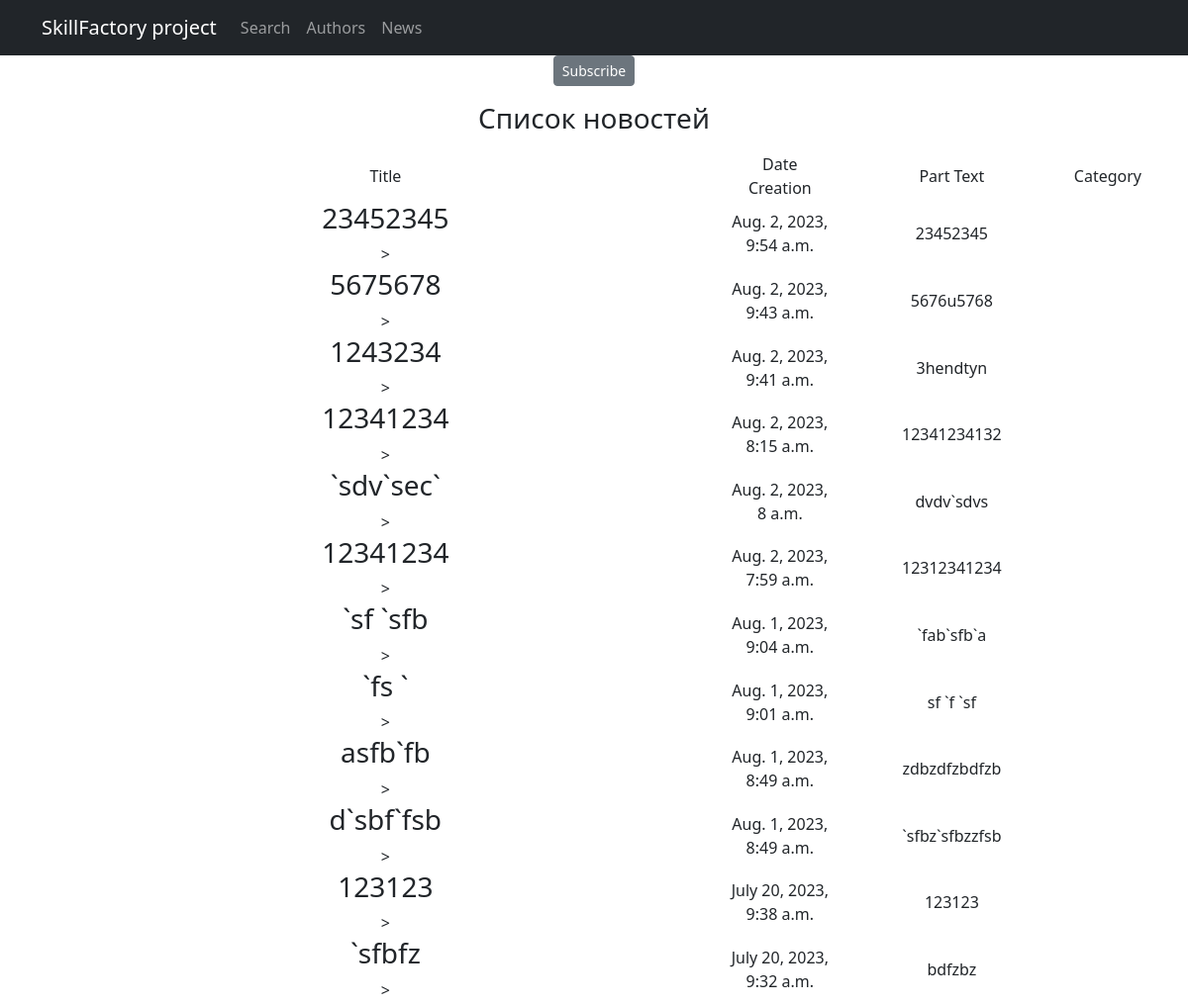
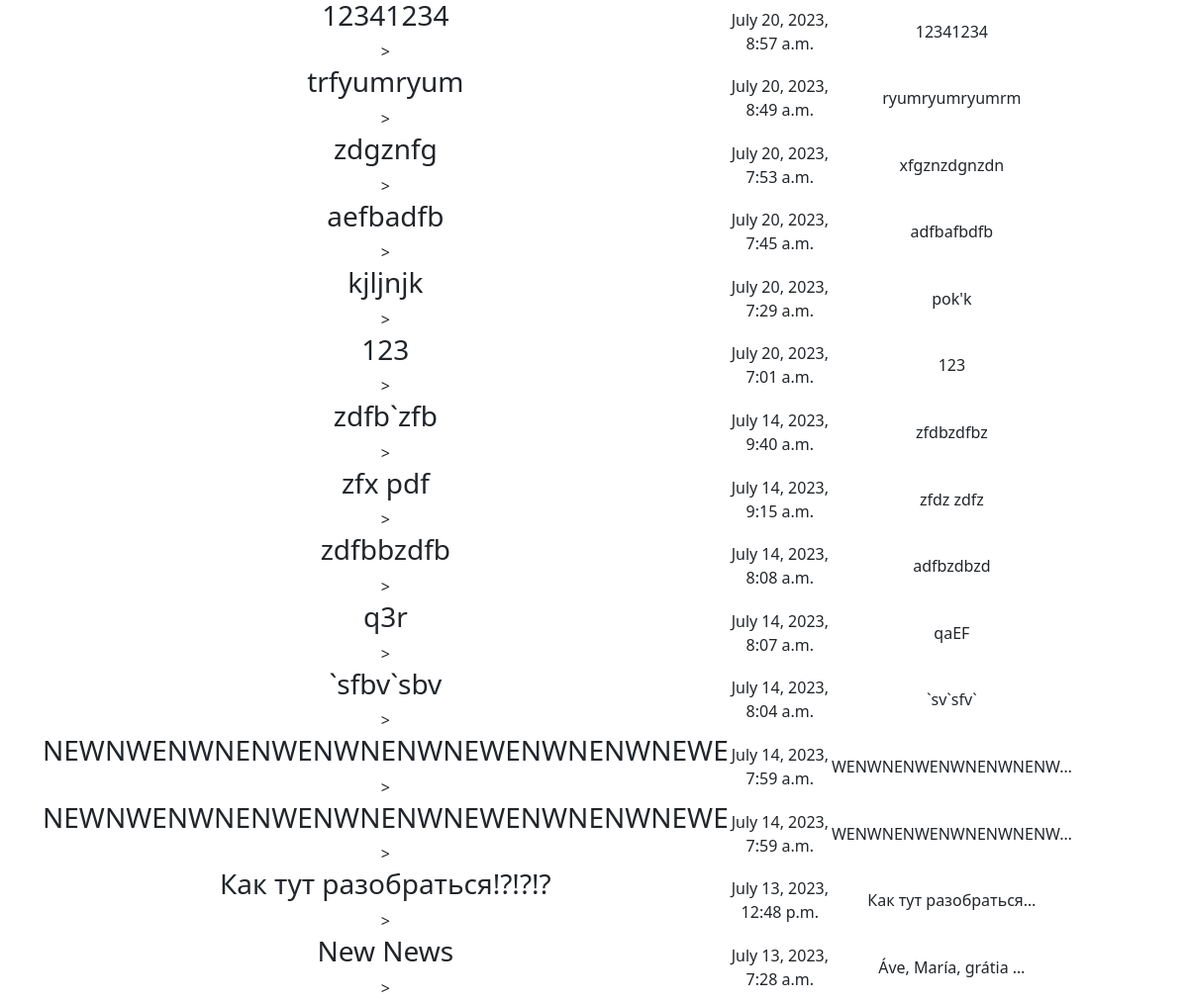
Screenshot of /categories/2/ with the database file from the repository (2 pictures, top to bottom).
### NewsApp/models.py (models this page shows, shortened)
class Post(models.Model):
    author = models.ForeignKey(Author, on_delete=models.CASCADE)
    NEWS = 'NW'
    ARTICLE = 'AR'
    CATEGORY_CHOICE = (
        (NEWS, 'Новость'),
        (ARTICLE, 'Статья'),
    )
    categoryType = models.CharField(max_length=2, choices=CATEGORY_CHOICE, default='NW')
    dateCreation = models.DateTimeField(auto_now_add=True)
    postCategory = models.ManyToManyField(Category, through='PostCategory')
    title = models.CharField(max_length=128)
    text = models.TextField()
    rating = models.SmallIntegerField(default=0)
    class Meta:
        verbose_name = 'Post'
        verbose_name_plural = 'Posts'

### NewsApp/views.py (the view)
# urls.py: path('categories/<int:pk>/', CategoryListView.as_view(), name='category_list'),
class CategoryListView(ListView):
    model = Post
    template_name = 'NewsApp/category_list.html'
    context_object_name = 'category_news_list'
    def get_queryset(self):
        self.category = get_object_or_404(Category, id=self.kwargs['pk'])
        queryset = Post.objects.filter(postCategory=self.category).order_by('-dateCreation')
        return queryset
    def get_context_data(self, **kwargs):
        context = super().get_context_data(**kwargs)
        context['is_not_subscriber'] = self.request.user not in self.category.subscribers.all()
        context['category'] = self.category
        return context

### NewsApp/templates/NewsApp/category_list.html (shortened to what this page needs)
{% extends 'NewsApp/default.html' %}
{% load my_filter %}
{% block content %}
{% if  is_not_subscriber  %}
<p class="text-center"><a href="{% url 'subscribe' category.id  %}"class="btn btn-secondary btn-sm">Subscribe</a></p>
{% endif %}
 <h3>Список новостей</h3>
{% if category_news_list %}
<table>
    <tr>
        <td>Title</td>
        <td>Date Creation</td>
        <td>Part Text</td>
        <td>Category</td>
    </tr>
  <ul>
    {% for post in category_news_list %}
      <tr>
        <td><h3>{{ post.title|censor }}</h3>></td>
        <td>{{ post.dateCreation}}</td>
        <td>{{ post.text|censor|truncatechars:20 }}</td>
      <td>
        <td>
        </td>
      <td>
</tr>
    {% endfor %}
  </ul>
</table>
{% else %}
<h2>No NEWS!</h2>
{% endif %}
{% endblock content %}

### rows the page displays
Post: title|censor "23452345", dateCreation "Aug. 2, 2023, 9:54 a.m.", text|censor "23452345"
Post: title|censor "5675678", dateCreation "Aug. 2, 2023, 9:43 a.m.", text|censor "5676u5768"
Post: title|censor "1243234", dateCreation "Aug. 2, 2023, 9:41 a.m.", text|censor "3hendtyn"
Post: title|censor "12341234", dateCreation "Aug. 2, 2023, 8:15 a.m.", text|censor "12341234132"
Post: title|censor "`sdv`sec`", dateCreation "Aug. 2, 2023, 8 a.m.", text|censor "dvdv`sdvs"
Post: title|censor "12341234", dateCreation "Aug. 2, 2023, 7:59 a.m.", text|censor "12312341234"
Post: title|censor "`sf `sfb", dateCreation "Aug. 1, 2023, 9:04 a.m.", text|censor "`fab`sfb`a"
Post: title|censor "`fs `", dateCreation "Aug. 1, 2023, 9:01 a.m.", text|censor "sf `f `sf"
Post: title|censor "asfb`fb", dateCreation "Aug. 1, 2023, 8:49 a.m.", text|censor "zdbzdfzbdfzb"
Post: title|censor "d`sbf`fsb", dateCreation "Aug. 1, 2023, 8:49 a.m.", text|censor "`sfbz`sfbzzfsb"
Post: title|censor "123123", dateCreation "July 20, 2023, 9:38 a.m.", text|censor "123123"
Post: title|censor "`sfbfz", dateCreation "July 20, 2023, 9:32 a.m.", text|censor "bdfzbz"
Post: title|censor "12341234", dateCreation "July 20, 2023, 8:57 a.m.", text|censor "12341234"
Post: title|censor "trfyumryum", dateCreation "July 20, 2023, 8:49 a.m.", text|censor "ryumryumryumrm"
Post: title|censor "zdgznfg", dateCreation "July 20, 2023, 7:53 a.m.", text|censor "xfgznzdgnzdn"
Post: title|censor "aefbadfb", dateCreation "July 20, 2023, 7:45 a.m.", text|censor "adfbafbdfb"
Post: title|censor "kjljnjk", dateCreation "July 20, 2023, 7:29 a.m.", text|censor "pok'k"
Post: title|censor "123", dateCreation "July 20, 2023, 7:01 a.m.", text|censor "123"
Post: title|censor "zdfb`zfb", dateCreation "July 14, 2023, 9:40 a.m.", text|censor "zfdbzdfbz"
Post: title|censor "zfx pdf", dateCreation "July 14, 2023, 9:15 a.m.", text|censor "zfdz zdfz"
Post: title|censor "zdfbbzdfb", dateCreation "July 14, 2023, 8:08 a.m.", text|censor "adfbzdbzd"
Post: title|censor "q3r", dateCreation "July 14, 2023, 8:07 a.m.", text|censor "qaEF"
Post: title|censor "`sfbv`sbv", dateCreation "July 14, 2023, 8:04 a.m.", text|censor "`sv`sfv`"
Post: title|censor "NEWNWENWNENWENWNENWNEWENWNENWNEWE", dateCreation "July 14, 2023, 7:59 a.m.", text|censor "WENWNENWENWNENWNENW…"
Post: title|censor "NEWNWENWNENWENWNENWNEWENWNENWNEWE", dateCreation "July 14, 2023, 7:59 a.m.", text|censor "WENWNENWENWNENWNENW…"
Post: title|censor "Как тут разобраться!?!?!?", dateCreation "July 13, 2023, 12:48 p.m.", text|censor "Как тут разобраться…"
Post: title|censor "New News", dateCreation "July 13, 2023, 7:28 a.m.", text|censor "Áve, María, grátia …"
